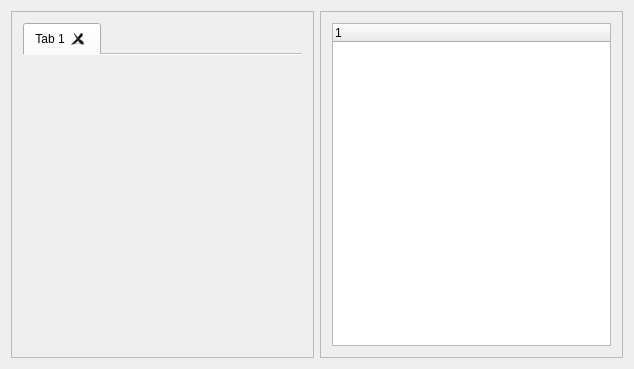
<?xml version="1.0" encoding="UTF-8"?>
<ui version="4.0">
 <class>Widget</class>
 <widget class="QWidget" name="Widget">
  <property name="geometry">
   <rect>
    <x>0</x>
    <y>0</y>
    <width>634</width>
    <height>369</height>
   </rect>
  </property>
  <property name="windowTitle">
   <string>Widget</string>
  </property>
  <layout class="QHBoxLayout" name="horizontalLayout_2">
   <item>
    <layout class="QHBoxLayout" name="horizontalLayout">
     <property name="sizeConstraint">
      <enum>QLayout::SetDefaultConstraint</enum>
     </property>
     <item>
      <widget class="QFrame" name="frameLeft">
       <property name="frameShape">
        <enum>QFrame::StyledPanel</enum>
       </property>
       <property name="frameShadow">
        <enum>QFrame::Raised</enum>
       </property>
       <layout class="QVBoxLayout" name="verticalLayout_2">
        <item>
         <layout class="QVBoxLayout" name="verticalLayoutLeft">
          <item>
           <widget class="QTabWidget" name="tabWidget">
            <property name="enabled">
             <bool>true</bool>
            </property>
            <property name="tabPosition">
             <enum>QTabWidget::North</enum>
            </property>
            <property name="tabShape">
             <enum>QTabWidget::Rounded</enum>
            </property>
            <property name="currentIndex">
             <number>0</number>
            </property>
            <property name="elideMode">
             <enum>Qt::ElideRight</enum>
            </property>
            <property name="usesScrollButtons">
             <bool>true</bool>
            </property>
            <property name="documentMode">
             <bool>true</bool>
            </property>
            <property name="tabsClosable">
             <bool>true</bool>
            </property>
            <property name="movable">
             <bool>true</bool>
            </property>
            <property name="tabBarAutoHide">
             <bool>false</bool>
            </property>
            <widget class="QWidget" name="tab">
             <attribute name="title">
              <string>Tab 1</string>
             </attribute>
            </widget>
           </widget>
          </item>
         </layout>
        </item>
       </layout>
      </widget>
     </item>
     <item>
      <widget class="QFrame" name="frameRight">
       <property name="frameShape">
        <enum>QFrame::StyledPanel</enum>
       </property>
       <property name="frameShadow">
        <enum>QFrame::Raised</enum>
       </property>
       <layout class="QGridLayout" name="gridLayout" rowstretch="0">
        <item row="0" column="1">
         <widget class="QTreeWidget" name="treeWidget">
          <column>
           <property name="text">
            <string notr="true">1</string>
           </property>
          </column>
         </widget>
        </item>
       </layout>
      </widget>
     </item>
    </layout>
   </item>
  </layout>
 </widget>
 <layoutdefault spacing="6" margin="11"/>
 <resources/>
 <connections/>
</ui>
